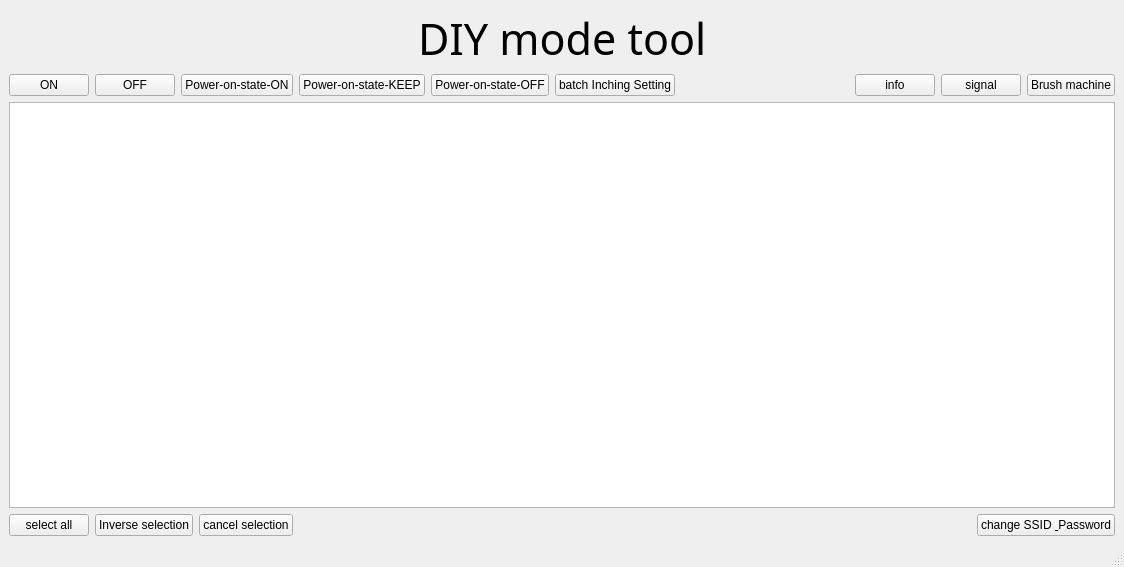
<?xml version="1.0" encoding="UTF-8"?>
<ui version="4.0">
    <class>MainWindow</class>
    <widget class="QMainWindow" name="MainWindow">
        <property name="geometry">
            <rect>
                <x>0</x>
                <y>0</y>
                <width>1124</width>
                <height>567</height>
            </rect>
        </property>
        <property name="sizePolicy">
            <sizepolicy hsizetype="Expanding" vsizetype="Expanding">
                <horstretch>0</horstretch>
                <verstretch>0</verstretch>
            </sizepolicy>
        </property>
        <property name="windowTitle">
            <string>MainWindow</string>
        </property>
        <widget class="QWidget" name="centralwidget">
            <layout class="QGridLayout" name="gridLayout">
                <item row="0" column="0">
                    <layout class="QHBoxLayout" name="horizontalLayout_4">
                        <item>
                            <spacer name="horizontalSpacer_2">
                                <property name="orientation">
                                    <enum>Qt::Horizontal</enum>
                                </property>
                                <property name="sizeHint" stdset="0">
                                    <size>
                                        <width>40</width>
                                        <height>20</height>
                                    </size>
                                </property>
                            </spacer>
                        </item>
                        <item>
                            <widget class="QLabel" name="label">
                                <property name="font">
                                    <font>
                                        <family>微软雅黑</family>
                                        <pointsize>32</pointsize>
                                    </font>
                                </property>
                                <property name="text">
                                    <string>DIY mode tool</string>
                                </property>
                            </widget>
                        </item>
                        <item>
                            <spacer name="horizontalSpacer_3">
                                <property name="orientation">
                                    <enum>Qt::Horizontal</enum>
                                </property>
                                <property name="sizeHint" stdset="0">
                                    <size>
                                        <width>40</width>
                                        <height>20</height>
                                    </size>
                                </property>
                            </spacer>
                        </item>
                    </layout>
                </item>
                <item row="1" column="0">
                    <layout class="QHBoxLayout" name="horizontalLayout">
                        <item>
                            <widget class="QPushButton" name="pB_ON">
                                <property name="text">
                                    <string>ON</string>
                                </property>
                            </widget>
                        </item>
                        <item>
                            <widget class="QPushButton" name="pB_OFF">
                                <property name="text">
                                    <string>OFF</string>
                                </property>
                            </widget>
                        </item>
                        <item>
                            <widget class="QPushButton" name="pB_UP_ON">
                                <property name="text">
                                    <string>Power-on-state-ON</string>
                                </property>
                            </widget>
                        </item>
                        <item>
                            <widget class="QPushButton" name="pB_UP_KEEP">
                                <property name="text">
                                    <string>Power-on-state-KEEP</string>
                                </property>
                            </widget>
                        </item>
                        <item>
                            <widget class="QPushButton" name="pB_UP_OFF">
                                <property name="text">
                                    <string>Power-on-state-OFF</string>
                                </property>
                            </widget>
                        </item>
                        <item>
                            <widget class="QPushButton" name="pB_SET_POINT">
                                <property name="text">
                                    <string>batch Inching Setting</string>
                                </property>
                            </widget>
                        </item>
                        <item>
                            <spacer name="horizontalSpacer">
                                <property name="orientation">
                                    <enum>Qt::Horizontal</enum>
                                </property>
                                <property name="sizeHint" stdset="0">
                                    <size>
                                        <width>40</width>
                                        <height>20</height>
                                    </size>
                                </property>
                            </spacer>
                        </item>
                        <item>
                            <widget class="QPushButton" name="pB_info">
                                <property name="text">
                                    <string>info</string>
                                </property>
                            </widget>
                        </item>
                        <item>
                            <widget class="QPushButton" name="pB_signal">
                                <property name="text">
                                    <string>signal</string>
                                </property>
                            </widget>
                        </item>
                        <item>
                            <widget class="QPushButton" name="ROOT">
                                <property name="text">
                                    <string>Brush machine</string>
                                </property>
                            </widget>
                        </item>
                    </layout>
                </item>
                <item row="2" column="0">
                    <widget class="QTableWidget" name="tableWidget"/>
                </item>
                <item row="3" column="0">
                    <layout class="QHBoxLayout" name="horizontalLayout_2">
                        <item>
                            <widget class="QPushButton" name="pB_all">
                                <property name="text">
                                    <string>select all</string>
                                </property>
                            </widget>
                        </item>
                        <item>
                            <widget class="QPushButton" name="pB_inverse">
                                <property name="text">
                                    <string>Inverse selection</string>
                                </property>
                            </widget>
                        </item>
                        <item>
                            <widget class="QPushButton" name="pB_cancel">
                                <property name="text">
                                    <string>cancel selection</string>
                                </property>
                            </widget>
                        </item>
                        <item>
                            <spacer name="horizontalSpacer_4">
                                <property name="orientation">
                                    <enum>Qt::Horizontal</enum>
                                </property>
                                <property name="sizeHint" stdset="0">
                                    <size>
                                        <width>40</width>
                                        <height>20</height>
                                    </size>
                                </property>
                            </spacer>
                        </item>
                        <item>
                            <widget class="QPushButton" name="MODIFY_SSID_PASSWORD">
                                <property name="text">
                                    <string>change SSID &amp; Password</string>
                                </property>
                            </widget>
                        </item>
                    </layout>
                </item>
            </layout>
        </widget>
        <widget class="QStatusBar" name="statusbar"/>
    </widget>
    <resources/>
    <connections/>
</ui>
